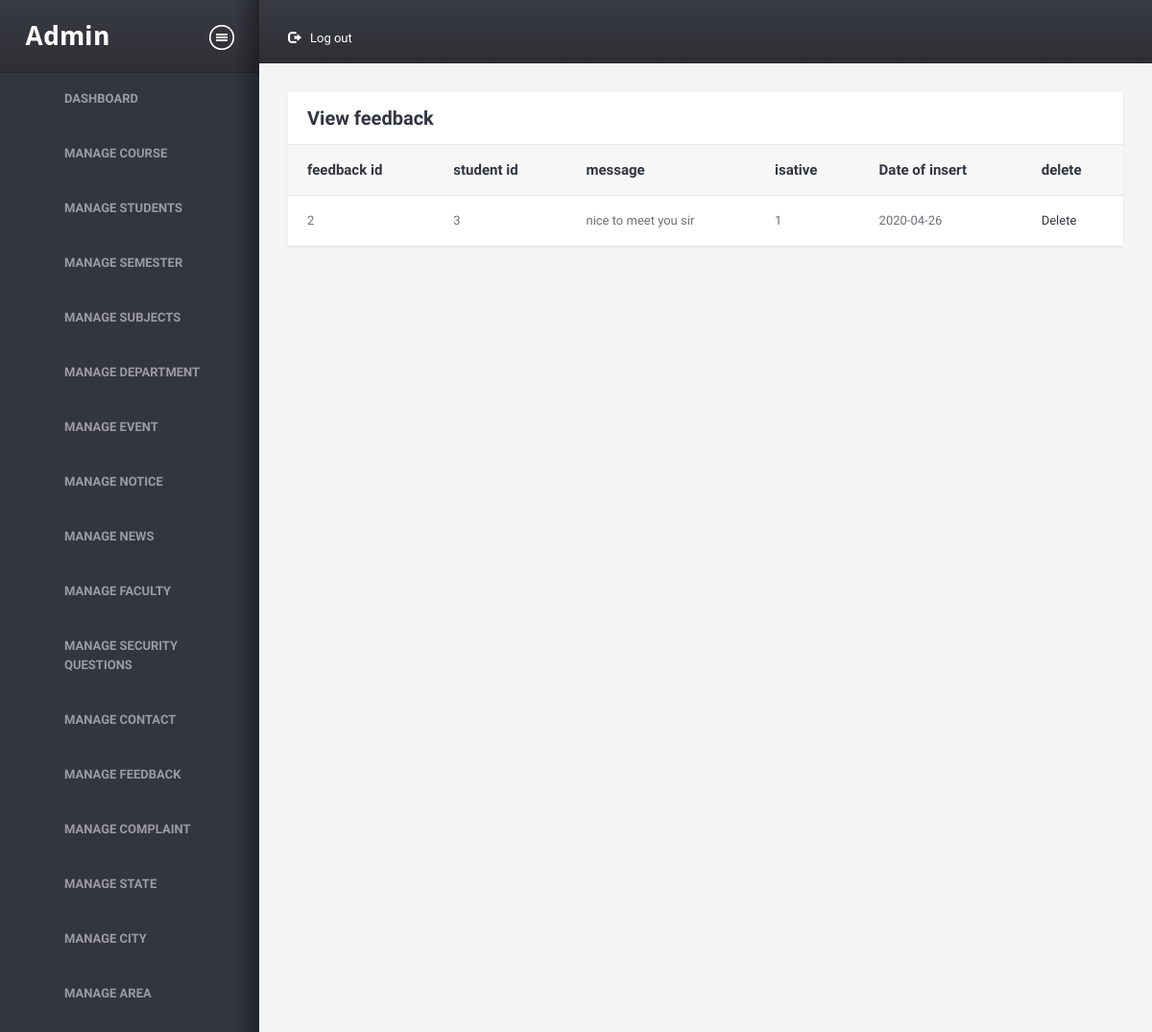
The app's page /admin/viewfeedback.php (signed in) with its own data.
### tables this page shows
CREATE TABLE `feedback` (
  `feedback_id` int(11) NOT NULL,
  `student_id` int(11) NOT NULL,
  `message` varchar(300) NOT NULL,
  `isactive` int(1) NOT NULL,
  `doi` date NOT NULL,
  `faculty_id` int(11) NOT NULL
);

### admin/viewfeedback.php (the view, shortened to what this page needs)
<!DOCTYPE HTML>
<html>
<head>
<link href="assets/css/A.style.css%2bbootstrap.css%2cMcc.0ONHoLZfWm.css.pagespeed.cf.2IS1LTyY4Z.css" rel="stylesheet" media="screen"/>
</head>
<body>
<div class="wrapper">
    <div class="structure-row">
        <?php require 'sidebar.php';?>
        <div class="right-sec">
            <header>
                <nav class="topnav">
                    <ul id="nav1">
                        <li class="settings">
                            <a href="logout.php"><i class="glyphicon glyphicon-log-out"></i>Log out</a>
                        </li>
                    </ul>
                </nav>
                <div class="clearfix"></div>
            </header>
            <div class="content-section">
                <div class="container-liquid">
                    <div class="row">
                        <div class="col-xs-12">
                            <div class="sec-box">
                                <a class="closethis">Close</a>
                                <header>
                                    <h2 class="heading">View feedback</h2>
                                </header>
                                <div class="contents">
                                    <a class="togglethis">Toggle</a>
                                    <section>
                                        <table class="table">
                                            <thead>
                                                <tr>
                                                    <th>feedback id</th>
                                                    <th>student id</th>
                                                    <th>message</th>
                                                    <th>isative</th>
                                                    <th>Date of insert</th>
                                                    <th>delete</th>
                                                </tr>
                                            </thead>
                                            <?php
                require '../common/dbconnect.php';
                $qry = "SELECT * FROM feedback WHERE isactive !=2";
                $rs = mysqli_query($conn,$qry);
                if (mysqli_num_rows($rs)>0)
                {
                    while ($row = mysqli_fetch_assoc($rs))
                    {
                        ?>
                        <tr>
                        <td><?php echo $row['feedback_id']; ?></td>
                        <td><?php echo $row['student_id']; ?></td>
                        <td><?php echo $row['message']; ?></td>
                        <td><?php echo $row['isactive']; ?></td>
                        <td><?php echo $row['doi']; ?></td>
                        <td><a href="deletefeedback.php?id=<?php echo $row['feedback_id'];?>">Delete</a></td>
                        </tr>
                        <?php
                               }
                }
                else
                {
                    echo "0 Row found";
                }
                ?>
                                        </table>
                                    </section>
                                </div>
                            </div>
                        </div>
                    </div>
                </div>
            </div>
        </div>
    </div>
</div>
</body>
</html>

### records on screen
feedback: feedback_id "2", student "3", message "nice to meet you sir", isactive "1", doi "2020-04-26"
